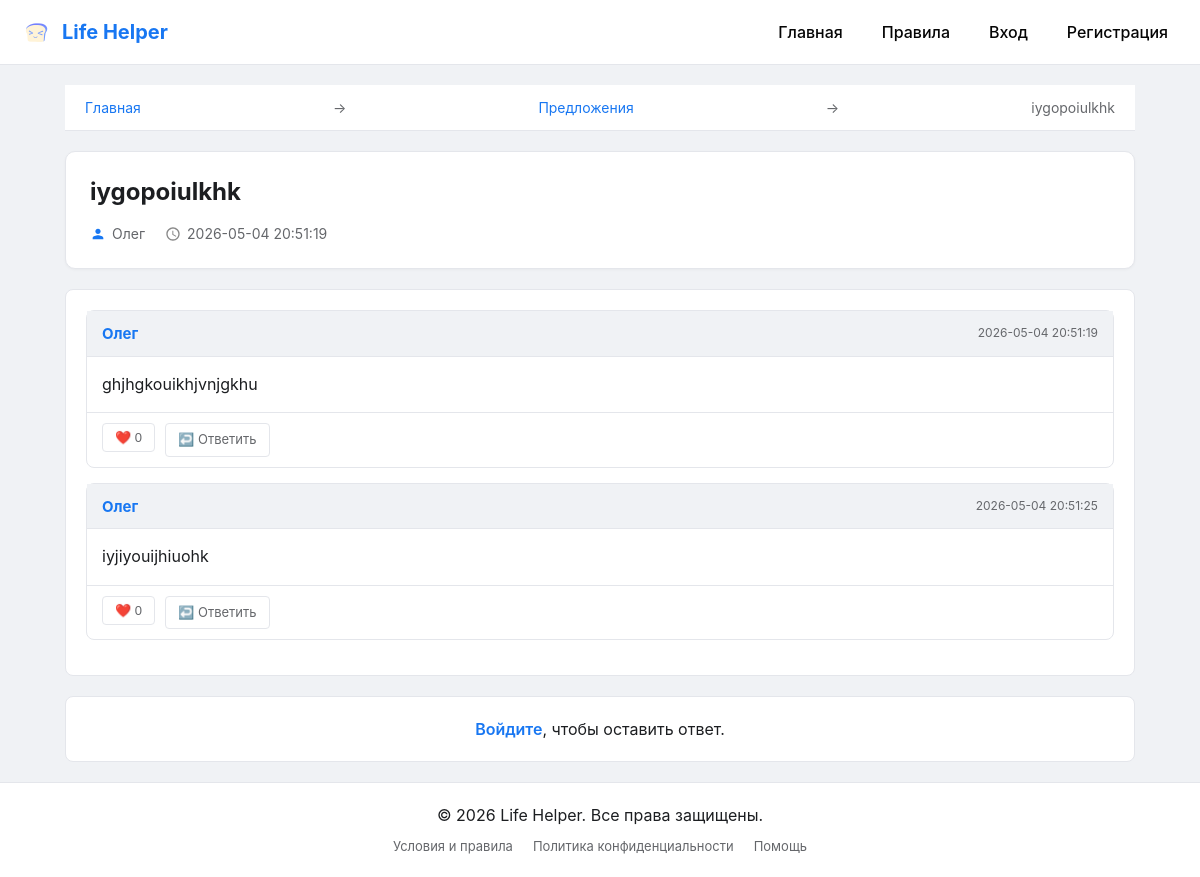
Screenshot of /topic/2 with the database file from the repository.
### tables this page shows
CREATE TABLE forums (id INTEGER PRIMARY KEY, name TEXT, description TEXT);

CREATE TABLE topics (id INTEGER PRIMARY KEY, forum_id INTEGER, title TEXT, author_id INTEGER, created_at TIMESTAMP DEFAULT CURRENT_TIMESTAMP);

CREATE TABLE users (id INTEGER PRIMARY KEY, username TEXT UNIQUE, email TEXT UNIQUE, password TEXT);

CREATE TABLE posts (id INTEGER PRIMARY KEY, topic_id INTEGER, author_id INTEGER, content TEXT, created_at TIMESTAMP DEFAULT CURRENT_TIMESTAMP, reply_to_id INTEGER REFERENCES posts(id));

### app.py (the view, shortened to what this page needs)
@app.route('/topic/<int:topic_id>', methods=['GET', 'POST'])
def topic(topic_id):
    conn = get_db()
    t = conn.execute('''
        SELECT t.*, u.username as author, f.name as forum_name
        FROM topics t
        JOIN users u ON t.author_id=u.id
        JOIN forums f ON t.forum_id = f.id
        WHERE t.id=?
    ''', (topic_id,)).fetchone()
    posts = conn.execute('''
        SELECT p.*, u.username as author, ru.username as reply_to_author,
               (SELECT COUNT(*) FROM likes WHERE post_id = p.id) as likes,
               (SELECT COUNT(*) FROM likes WHERE post_id = p.id AND user_id = ?) as user_liked
        FROM posts p
        JOIN users u ON p.author_id=u.id
        LEFT JOIN posts rp ON p.reply_to_id = rp.id
        LEFT JOIN users ru ON rp.author_id = ru.id
        WHERE p.topic_id=? ORDER BY p.created_at ASC
    ''', (session.get('user_id'), topic_id)).fetchall()
    conn.close()
    return render_template('topic.html', topic=t, posts=posts, user=session.get('user'), user_id=session.get('user_id'))

### app.py (called while the page is built)
def get_db():
    conn = sqlite3.connect(DB_PATH)
    conn.row_factory = sqlite3.Row
    return conn

### templates/topic.html (shortened to what this page needs)
{% extends "base.html" %}
{% block content %}
<nav class="breadcrumbs">
    <a href="/">Главная</a> →
    <a href="/forum/{{ topic.forum_id }}">{{ topic.forum_name }}</a> →
    <span>{{ topic.title }}</span>
</nav>
<div class="topic-main-card">
    <h1 class="topic-main-title">{{ topic.title }}</h1>
    <div class="topic-main-info">
        <span class="topic-author">
            <svg class="icon-user" viewBox="0 0 24 24" fill="currentColor" width="16" height="16"><path d="M12 12c2.21 0 4-1.79 4-4s-1.79-4-4-4-4 1.79-4 4 1.79 4 4 4zm0 2c-2.67 0-8 1.34-8 4v2h16v-2c0-2.66-5.33-4-8-4z"/></svg>
            {{ topic.author }}
        </span>
        <span class="topic-date">
            <svg class="icon-clock" viewBox="0 0 24 24" fill="currentColor" width="16" height="16"><path d="M11.99 2C6.47 2 2 6.48 2 12s4.47 10 9.99 10C17.52 22 22 17.52 22 12S17.52 2 11.99 2zM12 20c-4.42 0-8-3.58-8-8s3.58-8 8-8 8 3.58 8 8-3.58 8-8 8zm.5-13H11v6l5.25 3.15.75-1.23-4.5-2.67z"/></svg>
            {{ topic.created_at }}
        </span>
    </div>
</div>
<div class="posts">
    {% for p in posts %}
    <div class="post">
        <div class="post-header">
            <div class="post-author">
                <strong>{{ p.author }}</strong>
            </div>
            <div class="post-date">{{ p.created_at }}</div>
        </div>
        <div class="post-content">{{ p.content }}</div>
        <div class="post-actions">
            <form action="/like/{{ p.id }}" method="POST" style="display:inline;">
                <button type="submit" class="btn-like {% if p.user_liked %}liked{% endif %}">❤️ {{ p.likes }}</button>
            </form>
            <a href="#reply-form" onclick="document.getElementById('reply_to_id').value={{ p.id }}; document.getElementById('reply_notice').textContent='Ответ для @{{ p.author }}'; document.getElementById('reply_notice').style.display='block';" class="btn-reply">↩️ Ответить</a>
        </div>
    </div>
    {% endfor %}
</div>
{% if user_id %}
<div class="reply-form" id="reply-form">
    <h3>Ответить</h3>
    <div id="reply_notice" style="display:none; color:#1877f2; font-weight:600; margin-bottom:10px;"></div>
    <form method="POST">
        <input type="hidden" name="reply_to_id" id="reply_to_id" value="">
        <textarea name="content" rows="4" placeholder="Ваше сообщение..." required></textarea>
        <button type="submit" class="btn-send">Отправить</button>
    </form>
</div>
{% else %}
<div style="background:#fff; border:1px solid #e4e6eb; border-radius:8px; padding:20px; margin-top:20px; text-align:center;">
    <p><a href="/login" style="color:#1877f2; text-decoration:none; font-weight:600;">Войдите</a>, чтобы оставить ответ.</p>
</div>
{% endif %}
{% endblock %}

### static/style.css (style rules this page uses)
* { margin: 0; padding: 0; box-sizing: border-box; }
body { font-family: -apple-system, BlinkMacSystemFont, 'Segoe UI', Roboto, Oxygen, Ubuntu, Cantarell, sans-serif; background-color: #f0f2f5; color: #1c1e21; line-height: 1.5; min-height: 100vh; display: flex; flex-direction: column; }
nav { background: #ffffff; border-bottom: 1px solid #e4e6eb; padding: 12px 20px; display: flex; justify-content: space-between; align-items: center; position: sticky; top: 0; z-index: 1000; }
.breadcrumbs { margin-bottom: 20px; font-size: 14px; color: #65676b; }
.breadcrumbs a { color: #1877f2; text-decoration: none; }
.topic-main-card { background: #ffffff; border: 1px solid #e4e6eb; border-radius: 10px; padding: 24px; margin-bottom: 20px; box-shadow: 0 1px 3px rgba(0, 0, 0, 0.04); }
.topic-main-title { font-size: 24px; margin: 0 0 16px 0; color: #1c1e21; font-weight: 700; line-height: 1.3; }
.topic-main-info { display: flex; align-items: center; gap: 20px; flex-wrap: wrap; color: #65676b; font-size: 14px; }
.topic-author, .topic-date { display: flex; align-items: center; gap: 6px; }
.icon-user { color: #1877f2; }
.icon-clock { color: #888; }
.posts { background: #ffffff; border: 1px solid #e4e6eb; border-radius: 8px; padding: 20px; }
.post { background: #ffffff; border: 1px solid #e4e6eb; border-radius: 8px; margin-bottom: 15px; }
.post-header { background: #f0f2f5; padding: 10px 15px; display: flex; justify-content: space-between; align-items: center; border-bottom: 1px solid #e4e6eb; }
.post-author strong { color: #1877f2; font-size: 15px; }
.post-date { color: #65676b; font-size: 12px; }
.post-content { padding: 15px; line-height: 1.6; white-space: pre-wrap; }
.post-actions { padding: 10px 15px; border-top: 1px solid #e4e6eb; display: flex; gap: 10px; }
.btn-like, .btn-reply { padding: 6px 12px; border: 1px solid #e4e6eb; border-radius: 4px; background: #fff; cursor: pointer; font-size: 13px; text-decoration: none; color: #65676b; }

### rows the page displays
forums: forum_name "Предложения"
topics: title "iygopoiulkhk", created_at "2026-05-04 20:51:19"
users: author "Олег"
posts: author "Олег", created_at "2026-05-04 20:51:19", content "ghjhgkouikhjvnjgkhu", likes "0"
posts: author "Олег", created_at "2026-05-04 20:51:25", content "iyjiyouijhiuohk", likes "0"
